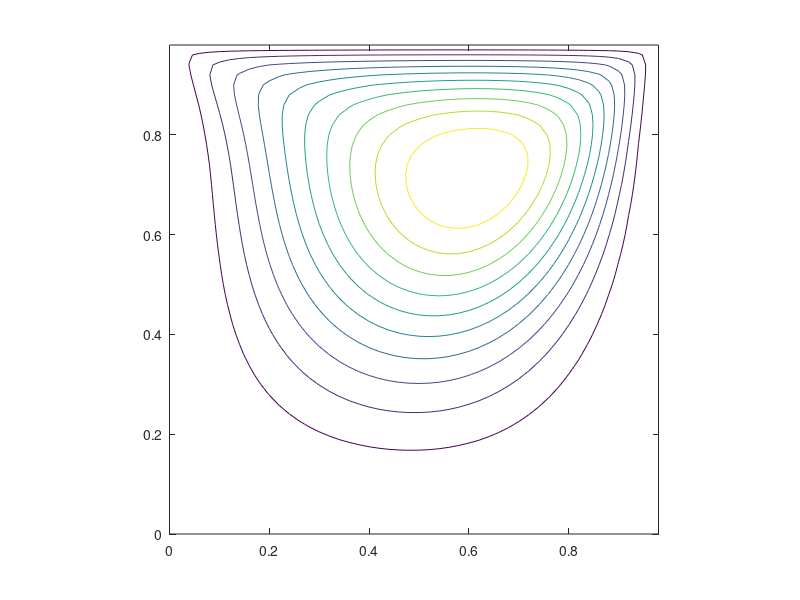

Write MATLAB code to recreate this figure. (Note: this script raises an error after producing the figure.)
clear all;clc;
% math432 project by Jiasen Zhang

% x direction: v, j
% y direction: u, i
tic
% parameters
re=100;
Li=1;
Lj=1;
ni=50;%max(50,Li*round(sqrt(re)));
nj=50;%max(50,Lj*round(sqrt(re)));
hi=Li/ni;
hj=Lj/nj;
dt=min(2/re,1e-2);
err=1e-6;

% matrices
psi=zeros(ni,nj);
w=zeros(ni,nj);
Mi=zeros(ni,nj);
Mj=zeros(ni,nj);
u=zeros(ni,nj);
v=zeros(ni,nj);

% C-N
ri = dt/(2*re*hi*hi);
rj = dt/(2*re*hj*hj);
ei = ones(ni,1);
Ai0 = spdiags([ei -2*ei ei], [-1 0 1], ni, ni);
Ai1 = spdiags(ei,0,ni,ni) - ri * Ai0;
Ai2 = spdiags(ei,0,ni,ni) + ri * Ai0;
ej = ones(nj,1);
Aj0 = spdiags([ej -2*ej ej], [-1 0 1], nj, nj);
Aj1 = spdiags(ej,0,nj,nj) - rj * Aj0;
Aj2 = spdiags(ej,0,nj,nj) + rj * Aj0;

% Possion
IT = speye(nj-2);
eT = ones(ni-2,1);
T = spdiags([eT/(hi^2) -2*eT*((1/hi^2)+(1/hj^2)) eT/(hi^2)],[-1 0 1],ni-2,ni-2);
IS = speye(ni-2)/(hj^2);
eS = ones(nj-2,1);
S = spdiags([eS eS],[-1 1],nj-2,nj-2);
A = kron(IT,T) + kron(S,IS);


[x,y] = meshgrid(0:hj:Lj-hj,0:hi:Li-hi);
ii=2:ni-1;
ij=2:nj-1;
ii2=3:ni-2;
ij2=3:nj-2;
for k=1:1000000
    w0 = w; % old w
    
    % boundary
    w(:,1)=2*(psi(:,1)-psi(:,2))/(hj^2);
    w(:,nj)=2*(psi(:,nj)-psi(:,nj-1))/(hj^2);
    for j=1:nj
        %w(ni,j)=2*(psi(ni,j)-psi(ni-1,j))/(hi^2) + j*hi*(1-j*hi)*2/hi;
        w(ni,j)=2*(psi(ni,j)-psi(ni-1,j))/(hi^2) + 2/hi;
    end
    w(1,:)=2*(psi(1,:)-psi(2,:))/(hi^2);

    % corner
    w(1,1)=(w(1,2)+w(2,1))/2;
    w(1,nj)=(w(1,nj-1)+w(2,nj))/2;
    w(ni,1)=(w(ni,2)+w(ni-1,1))/2;
    w(ni,nj)=(w(ni,nj-1)+w(ni-1,nj))/2;
    
    %
    u(ii,ij)=(psi(ii,ij+1)-psi(ii,ij-1))/(2*hj);
    v(ii,ij)=-(psi(ii+1,ij)-psi(ii-1,ij))/(2*hi);
    uw = u.*w;
    vw = v.*w;
    
    %Lax-Wendroff
    Mi(ii,ij)=(uw(ii+1,ij)-uw(ii-1,ij))/(2*hi)...
        -dt*(uw(ii+1,ij)-2*uw(ii,ij)+uw(ii-1,ij))/(2*hi^2);
    Mj(ii,ij)=(vw(ii,ij+1)-vw(ii,ij-1))/(2*hj)...
        -dt*(vw(ii,ij+1)-2*vw(ii,ij)+vw(ii,ij-1))/(2*hj^2);
    
    % ADI
    w = Ai1\(w*Aj2-dt*(Mi+Mj)/2);   
    w = (Ai2*w-dt*(Mj+Mi)/2)/Aj1;

 	% LOD
%      w = Ai1\(Ai2*w-dt*Mi);  
%      w = (w*Aj2-dt*Mj)/Aj1; 
    
    % psi: interior points
    wvec = reshape(w(ii,ij),(ni-2)*(nj-2),1);
    psiv = -A\wvec;
    psi(ii,ij) = reshape(psiv,ni-2,nj-2);

    
    % stopping condition
    diff = max(max(abs(w-w0)));
    if mod(k,500)==0
        contour(x,y,psi);axis equal;drawnow;
        fprintf('%e, %e\n',err,diff);
    end
    if diff<err
        break;
    end
end

figure();
streamslice(x,y,v,u,10);axis equal;
figure();
contour(x,y,psi);axis equal;
figure();
subplot(1,2,1);
contour(x,y,u,'ShowText','on');axis equal;
title('v_y');
subplot(1,2,2);
contour(x,y,v,'ShowText','on');axis equal;
title('v_x');
toc